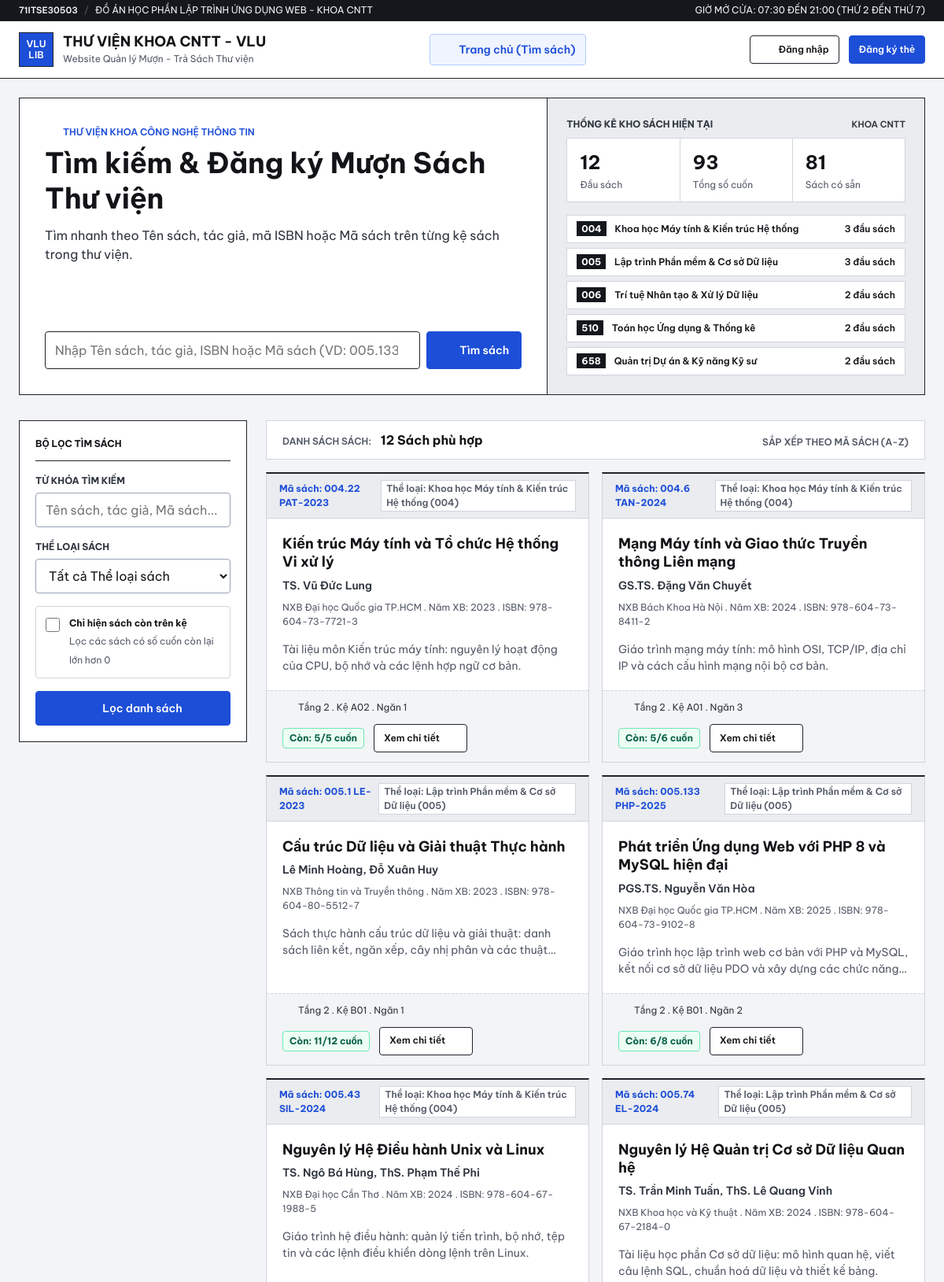
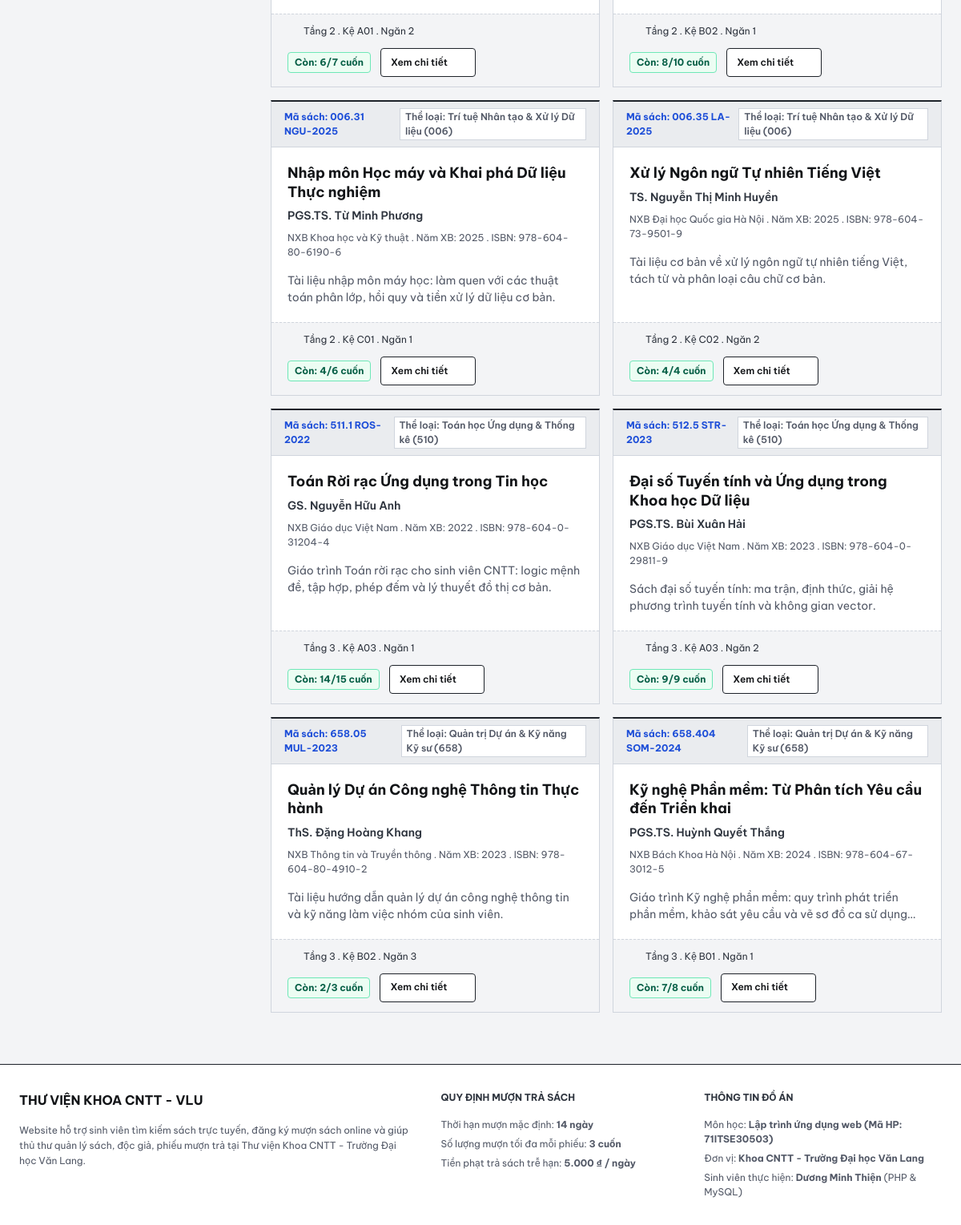
The page / on the database its author committed (2 pictures, top to bottom).
### tables this page shows
CREATE TABLE categories (
    id INT AUTO_INCREMENT PRIMARY KEY,
    dewey_code VARCHAR(10) NOT NULL UNIQUE,
    name VARCHAR(100) NOT NULL,
    shelf_zone VARCHAR(50) NOT NULL,
    description TEXT DEFAULT NULL,
    created_at DATETIME NOT NULL DEFAULT CURRENT_TIMESTAMP
);

CREATE TABLE books (
    id INT AUTO_INCREMENT PRIMARY KEY,
    category_id INT NOT NULL,
    isbn VARCHAR(25) NOT NULL UNIQUE,
    call_number VARCHAR(30) NOT NULL UNIQUE,
    title VARCHAR(200) NOT NULL,
    author VARCHAR(150) NOT NULL,
    publisher VARCHAR(120) NOT NULL,
    publish_year SMALLINT NOT NULL,
    pages SMALLINT DEFAULT 250,
    shelf_location VARCHAR(60) NOT NULL,
    total_copies INT NOT NULL DEFAULT 1,
    available_copies INT NOT NULL DEFAULT 1,
    summary TEXT DEFAULT NULL,
    created_at DATETIME NOT NULL DEFAULT CURRENT_TIMESTAMP,
    CONSTRAINT fk_books_category FOREIGN KEY (category_id)
        REFERENCES categories(id) ON UPDATE CASCADE ON DELETE RESTRICT,
    INDEX idx_books_search (title, author, call_number)
);

### includes/functions.php (called while the page is built, shortened)
<?php
require_once __DIR__ . '/icons.php';
function e($value)
{
    return htmlspecialchars((string)$value, ENT_QUOTES, 'UTF-8');
}
function baseUrl($path = '')
{
    $scriptDir = str_replace('\\', '/', dirname($_SERVER['SCRIPT_NAME'] ?? '/'));
    $root = preg_replace('#/librarian$#', '', rtrim($scriptDir, '/'));
    $cleanPath = ltrim($path, '/');
    return ($root === '' ? '' : $root) . '/' . $cleanPath;
}

### index.php (the view, shortened to what this page needs)
<?php
$pdo = getDB();
$q = trim((string)($_GET['q'] ?? ''));
$catCode = trim((string)($_GET['cat'] ?? ''));
$onlyAvailable = isset($_GET['avail']) && $_GET['avail'] === '1';
$statsRow = $pdo->query("
    SELECT
        COUNT(*) AS total_titles,
        COALESCE(SUM(total_copies), 0) AS total_volumes,
        COALESCE(SUM(available_copies), 0) AS available_volumes
    FROM books
")->fetch();
$categories = $pdo->query("
    SELECT c.*, COUNT(b.id) AS book_count
    FROM categories c
    LEFT JOIN books b ON b.category_id = c.id
    GROUP BY c.id
    ORDER BY c.dewey_code ASC
")->fetchAll();
$params = [];
$sql = "
    SELECT b.*, c.dewey_code, c.name AS category_name, c.shelf_zone
    FROM books b
    INNER JOIN categories c ON c.id = b.category_id
";
$sql .= " ORDER BY b.call_number ASC";
$stmt = $pdo->prepare($sql);
$stmt->execute($params);
$books = $stmt->fetchAll();
require_once __DIR__ . '/includes/header.php';
?>
<div class="container">
    <section class="opac-hero" aria-label="Khu vực tìm kiếm sách">
        <div class="opac-hero-search">
            <div>
                <div class="opac-kicker">
                    <?= icon('archive', 15) ?>
                    <span>THƯ VIỆN KHOA CÔNG NGHỆ THÔNG TIN</span>
                </div>
                <h1 class="opac-headline">Tìm kiếm &amp; Đăng ký Mượn Sách Thư viện</h1>
                <p class="opac-lead">
                    Tìm nhanh theo Tên sách, tác giả, mã ISBN hoặc Mã sách trên từng kệ sách trong thư viện.
                </p>
            </div>
            <form action="<?= e(baseUrl('index.php')) ?>" method="get" class="opac-search-box" role="search">
                <input
                    type="search"
                    name="q"
                    value="<?= e($q) ?>"
                    class="form-control"
                    placeholder="Nhập Tên sách, tác giả, ISBN hoặc Mã sách (VD: 005.133, PHP 8, Nguyễn Văn Hòa)..."
                    aria-label="Từ khóa tìm kiếm sách"
                >
                <button type="submit" class="btn btn-primary">
                    <?= icon('search', 18) ?>
                    <span>Tìm sách</span>
                </button>
            </form>
        </div>
        <aside class="opac-hero-index" aria-label="Thống kê nhanh kho sách">
            <div>
                <p class="form-label" style="margin-bottom: var(--space-2);">
                    <span>THỐNG KÊ KHO SÁCH HIỆN TẠI</span>
                    <span class="mono-code">KHOA CNTT</span>
                </p>
                <div class="index-stat-row">
                    <div class="index-stat-box">
                        <div class="index-stat-num"><?= (int)$statsRow['total_titles'] ?></div>
                        <div class="index-stat-label">Đầu sách</div>
                    </div>
                    <div class="index-stat-box">
                        <div class="index-stat-num"><?= (int)$statsRow['total_volumes'] ?></div>
                        <div class="index-stat-label">Tổng số cuốn</div>
                    </div>
                    <div class="index-stat-box">
                        <div class="index-stat-num text-stamp"><?= (int)$statsRow['available_volumes'] ?></div>
                        <div class="index-stat-label">Sách có sẵn</div>
                    </div>
                </div>
            </div>
            <div class="dewey-quick-list">
                <?php foreach ($categories as $cat): ?>
                    <?php
                    $isActiveCat = ($catCode === $cat['dewey_code']);
                    $chipUrl = baseUrl('index.php?cat=' . urlencode($cat['dewey_code']) . ($q !== '' ? '&q=' . urlencode($q) : '') . ($onlyAvailable ? '&avail=1' : ''));
                    ?>
                    <a href="<?= e($chipUrl) ?>" class="dewey-chip <?= $isActiveCat ? 'is-active' : '' ?>">
                        <span>
                            <span class="dewey-chip-code"><?= e($cat['dewey_code']) ?></span>
                            <span><?= e($cat['name']) ?></span>
                        </span>
                        <span class="mono-num"><?= (int)$cat['book_count'] ?> đầu sách</span>
                    </a>
                <?php endforeach; ?>
            </div>
        </aside>
    </section>
    <section class="catalog-layout" aria-label="Danh sách sách">
        <aside class="catalog-sidebar">
            <div class="catalog-sidebar-title">
                <span>BỘ LỌC TÌM SÁCH</span>
                <?= icon('filter', 15) ?>
            </div>
            <form action="<?= e(baseUrl('index.php')) ?>" method="get">
                <div class="form-group">
                    <label for="filter-q" class="form-label">Từ khóa tìm kiếm</label>
                    <input
                        type="text"
                        id="filter-q"
                        name="q"
                        value="<?= e($q) ?>"
                        class="form-control"
                        placeholder="Tên sách, tác giả, Mã sách..."
                    >
                </div>
                <div class="form-group">
                    <label for="filter-cat" class="form-label">Thể loại sách</label>
                    <select id="filter-cat" name="cat" class="form-select">
                        <option value="">Tất cả Thể loại sách</option>
                    </select>
                </div>
                <div class="form-group">
                    <label class="checkbox-card">
                        <input type="checkbox" name="avail" value="1" <?= $onlyAvailable ? 'checked' : '' ?>>
                        <span>
                            <strong style="display:block; font-size: var(--text-xs);">Chỉ hiện sách còn trên kệ</strong>
                            <span class="form-help">Lọc các sách có số cuốn còn lại lớn hơn 0</span>
                        </span>
                    </label>
                </div>
                <div style="display: flex; flex-direction: column; gap: var(--space-2); margin-top: var(--space-4);">
                    <button type="submit" class="btn btn-primary btn-block">
                        <?= icon('search', 16) ?>
                        <span>Lọc danh sách</span>
                    </button>
                </div>
            </form>
        </aside>
        <div>
            <div class="filter-bar" style="margin-bottom: var(--space-4); padding: var(--space-3) var(--space-5);">
                <div>
                    <span class="mono-code" style="font-size: var(--text-xs); color: var(--text-muted);">DANH SÁCH SÁCH:</span>
                    <strong class="mono-num" style="margin-left: var(--space-2);"><?= count($books) ?> Sách phù hợp</strong>
                </div>
                <div class="mono-code" style="font-size: var(--text-xs); color: var(--text-muted);">
                    SẮP XẾP THEO MÃ SÁCH (A-Z)
                </div>
            </div>
            <?php if (empty($books)): ?>
                <div class="empty-state">
                    <p class="empty-state-title">Không tìm thấy cuốn sách nào phù hợp</p>
                    <p style="margin: 0 auto var(--space-4) auto; font-size: var(--text-sm);">
                        Vui lòng kiểm tra lại từ khóa tìm kiếm hoặc bấm xóa bộ lọc để xem toàn bộ sách trong thư viện.
                    </p>
                    <a href="<?= e(baseUrl('index.php')) ?>" class="btn btn-secondary">
                        <span>Hiển thị tất cả sách</span>
                    </a>
                </div>
            <?php else: ?>
                <div class="catalog-grid">
                    <?php foreach ($books as $book): ?>
                        <?php
                        $avail = (int)$book['available_copies'];
                        $total = (int)$book['total_copies'];
                        $isAvail = $avail > 0;
                        ?>
                        <article class="index-card">
                            <div class="call-spine">
                                <span class="call-number-tag">Mã sách: <?= e($book['call_number']) ?></span>
                                <span class="dewey-tag">Thể loại: <?= e($book['category_name']) ?> (<?= e($book['dewey_code']) ?>)</span>
                            </div>
                            <div class="index-card-body">
                                <h2 class="index-card-title">
                                    <a href="<?= e(baseUrl('book.php?id=' . (int)$book['id'])) ?>">
                                        <?= e($book['title']) ?>
                                    </a>
                                </h2>
                                <p class="index-card-author"><?= e($book['author']) ?></p>
                                <p class="index-card-pub">
                                    <?= e($book['publisher']) ?> . Năm XB: <?= (int)$book['publish_year'] ?> . ISBN: <?= e($book['isbn']) ?>
                                </p>
                                <?php if (!empty($book['summary'])): ?>
                                    <p class="index-card-summary"><?= e($book['summary']) ?></p>
                                <?php endif; ?>
                            </div>
                            <div class="index-card-footer">
                                <div class="shelf-tag" title="Vị trí kệ sách">
                                    <?= icon('archive', 14) ?>
                                    <span><?= e($book['shelf_location']) ?></span>
                                </div>
                                <div style="display: flex; align-items: center; gap: var(--space-3);">
                                    <span class="copy-counter <?= $isAvail ? 'is-available' : 'is-out' ?>">
                                        <?= $isAvail ? 'Còn: ' . $avail . '/' . $total . ' cuốn' : 'Đã hết sách (0/' . $total . ')' ?>
                                    </span>
                                    <a href="<?= e(baseUrl('book.php?id=' . (int)$book['id'])) ?>" class="btn btn-secondary btn-sm">
                                        <span>Xem chi tiết</span>
                                        <?= icon('arrow-right', 14) ?>
                                    </a>
                                </div>
                            </div>
                        </article>
                    <?php endforeach; ?>
                </div>
            <?php endif; ?>
        </div>
    </section>
</div>
<?php require_once __DIR__ . '/includes/footer.php'; ?>

### includes/icons.php (shortened to what this page needs)
<?php
function icon($name, $size = 18, $class = '')
{
    $cls = trim('svg-icon ' . $class);
    $attrs = sprintf(
        'width="%d" height="%d" viewBox="0 0 24 24" fill="none" stroke="currentColor" stroke-width="1.5" stroke-linecap="round" stroke-linejoin="round" class="%s" aria-hidden="true"',
        (int)$size,
        (int)$size,
        htmlspecialchars($cls)
    );
    $inner = $paths[$name] ?? $paths['book'];
    return sprintf('<svg %s>%s</svg>', $attrs, $inner);
}

### rows shown on the page
categories: dewey_code "004", name "Khoa học Máy tính & Kiến trúc Hệ thống", book_count "3"
categories: dewey_code "005", name "Lập trình Phần mềm & Cơ sở Dữ liệu", book_count "3"
categories: dewey_code "006", name "Trí tuệ Nhân tạo & Xử lý Dữ liệu", book_count "2"
categories: dewey_code "510", name "Toán học Ứng dụng & Thống kê", book_count "2"
categories: dewey_code "658", name "Quản trị Dự án & Kỹ năng Kỹ sư", book_count "2"
books: call_number "004.22 PAT-2023", category.name "Khoa học Máy tính & Kiến trúc Hệ thống", category.dewey_code "004", title "Kiến trúc Máy tính và Tổ chức Hệ thống Vi xử lý", author "TS. Vũ Đức Lung", publisher "NXB Đại học Quốc gia TP.HCM", publish_year "2023", isbn "978-604-73-7721-3", summary "Tài liệu môn Kiến trúc máy tính: nguyên lý hoạt động của CPU, bộ nhớ và các lệnh hợp ngữ cơ bản.", shelf_location "Tầng 2 . Kệ A02 . Ngăn 1", available_copies "5", total_copies "5"
books: call_number "004.6 TAN-2024", category.name "Khoa học Máy tính & Kiến trúc Hệ thống", category.dewey_code "004", title "Mạng Máy tính và Giao thức Truyền thông Liên mạng", author "GS.TS. Đặng Văn Chuyết", publisher "NXB Bách Khoa Hà Nội", publish_year "2024", isbn "978-604-73-8411-2", summary "Giáo trình mạng máy tính: mô hình OSI, TCP/IP, địa chỉ IP và cách cấu hình mạng nội bộ cơ bản.", shelf_location "Tầng 2 . Kệ A01 . Ngăn 3", available_copies "5", total_copies "6"
books: call_number "005.1 LE-2023", category.name "Lập trình Phần mềm & Cơ sở Dữ liệu", category.dewey_code "005", title "Cấu trúc Dữ liệu và Giải thuật Thực hành", author "Lê Minh Hoàng, Đỗ Xuân Huy", publisher "NXB Thông tin và Truyền thông", publish_year "2023", isbn "978-604-80-5512-7", summary "Sách thực hành cấu trúc dữ liệu và giải thuật: danh sách liên kết, ngăn xếp, cây nhị phân và các…", shelf_location "Tầng 2 . Kệ B01 . Ngăn 1", available_copies "11", total_copies "12"
books: call_number "005.133 PHP-2025", category.name "Lập trình Phần mềm & Cơ sở Dữ liệu", category.dewey_code "005", title "Phát triển Ứng dụng Web với PHP 8 và MySQL hiện đại", author "PGS.TS. Nguyễn Văn Hòa", publisher "NXB Đại học Quốc gia TP.HCM", publish_year "2025", isbn "978-604-73-9102-8", summary "Giáo trình học lập trình web cơ bản với PHP và MySQL, kết nối cơ sở dữ liệu PDO và xây dựng các chức…", shelf_location "Tầng 2 . Kệ B01 . Ngăn 2", available_copies "6", total_copies "8"
books: call_number "005.43 SIL-2024", category.name "Khoa học Máy tính & Kiến trúc Hệ thống", category.dewey_code "004", title "Nguyên lý Hệ Điều hành Unix và Linux", author "TS. Ngô Bá Hùng, ThS. Phạm Thế Phi", publisher "NXB Đại học Cần Thơ", publish_year "2024", isbn "978-604-67-1988-5", summary "Giáo trình hệ điều hành: quản lý tiến trình, bộ nhớ, tệp tin và các lệnh điều khiển dòng lệnh trên Linux.", shelf_location "Tầng 2 . Kệ A01 . Ngăn 2", available_copies "6", total_copies "7"
books: call_number "005.74 EL-2024", category.name "Lập trình Phần mềm & Cơ sở Dữ liệu", category.dewey_code "005", title "Nguyên lý Hệ Quản trị Cơ sở Dữ liệu Quan hệ", author "TS. Trần Minh Tuấn, ThS. Lê Quang Vinh", publisher "NXB Khoa học và Kỹ thuật", publish_year "2024", isbn "978-604-67-2184-0", summary "Tài liệu học phần Cơ sở dữ liệu: mô hình quan hệ, viết câu lệnh SQL, chuẩn hoá dữ liệu và thiết kế bảng.", shelf_location "Tầng 2 . Kệ B02 . Ngăn 1", available_copies "8", total_copies "10"
books: call_number "006.31 NGU-2025", category.name "Trí tuệ Nhân tạo & Xử lý Dữ liệu", category.dewey_code "006", title "Nhập môn Học máy và Khai phá Dữ liệu Thực nghiệm", author "PGS.TS. Từ Minh Phương", publisher "NXB Khoa học và Kỹ thuật", publish_year "2025", isbn "978-604-80-6190-6", summary "Tài liệu nhập môn máy học: làm quen với các thuật toán phân lớp, hồi quy và tiền xử lý dữ liệu cơ bản.", shelf_location "Tầng 2 . Kệ C01 . Ngăn 1", available_copies "4", total_copies "6"
books: call_number "006.35 LA-2025", category.name "Trí tuệ Nhân tạo & Xử lý Dữ liệu", category.dewey_code "006", title "Xử lý Ngôn ngữ Tự nhiên Tiếng Việt", author "TS. Nguyễn Thị Minh Huyền", publisher "NXB Đại học Quốc gia Hà Nội", publish_year "2025", isbn "978-604-73-9501-9", summary "Tài liệu cơ bản về xử lý ngôn ngữ tự nhiên tiếng Việt, tách từ và phân loại câu chữ cơ bản.", shelf_location "Tầng 2 . Kệ C02 . Ngăn 2", available_copies "4", total_copies "4"
books: call_number "511.1 ROS-2022", category.name "Toán học Ứng dụng & Thống kê", category.dewey_code "510", title "Toán Rời rạc Ứng dụng trong Tin học", author "GS. Nguyễn Hữu Anh", publisher "NXB Giáo dục Việt Nam", publish_year "2022", isbn "978-604-0-31204-4", summary "Giáo trình Toán rời rạc cho sinh viên CNTT: logic mệnh đề, tập hợp, phép đếm và lý thuyết đồ thị cơ bản.", shelf_location "Tầng 3 . Kệ A03 . Ngăn 1", available_copies "14", total_copies "15"
books: call_number "512.5 STR-2023", category.name "Toán học Ứng dụng & Thống kê", category.dewey_code "510", title "Đại số Tuyến tính và Ứng dụng trong Khoa học Dữ liệu", author "PGS.TS. Bùi Xuân Hải", publisher "NXB Giáo dục Việt Nam", publish_year "2023", isbn "978-604-0-29811-9", summary "Sách đại số tuyến tính: ma trận, định thức, giải hệ phương trình tuyến tính và không gian vector.", shelf_location "Tầng 3 . Kệ A03 . Ngăn 2", available_copies "9", total_copies "9"
books: call_number "658.05 MUL-2023", category.name "Quản trị Dự án & Kỹ năng Kỹ sư", category.dewey_code "658", title "Quản lý Dự án Công nghệ Thông tin Thực hành", author "ThS. Đặng Hoàng Khang", publisher "NXB Thông tin và Truyền thông", publish_year "2023", isbn "978-604-80-4910-2", summary "Tài liệu hướng dẫn quản lý dự án công nghệ thông tin và kỹ năng làm việc nhóm của sinh viên.", shelf_location "Tầng 3 . Kệ B02 . Ngăn 3", available_copies "2", total_copies "3"
books: call_number "658.404 SOM-2024", category.name "Quản trị Dự án & Kỹ năng Kỹ sư", category.dewey_code "658", title "Kỹ nghệ Phần mềm: Từ Phân tích Yêu cầu đến Triển khai", author "PGS.TS. Huỳnh Quyết Thắng", publisher "NXB Bách Khoa Hà Nội", publish_year "2024", isbn "978-604-67-3012-5", summary "Giáo trình Kỹ nghệ phần mềm: quy trình phát triển phần mềm, khảo sát yêu cầu và vẽ sơ đồ ca sử…", shelf_location "Tầng 3 . Kệ B01 . Ngăn 1", available_copies "7", total_copies "8"

### other values the page prints
APP_CODE "71ITSE30503"
APP_NAME "THƯ VIỆN KHOA CNTT - VLU"
APP_SUBTITLE "Website Quản lý Mượn - Trả Sách Thư viện"
$statsRow['total_titles'] "12"
$statsRow['total_volumes'] "93"
$statsRow['available_volumes'] "81"
count($books) "12"
DEFAULT_BORROW_DAYS "14"
MAX_BOOKS_PER_LOAN "3"
formatVND(FINE_PER_DAY_VND) "5.000 ₫"
